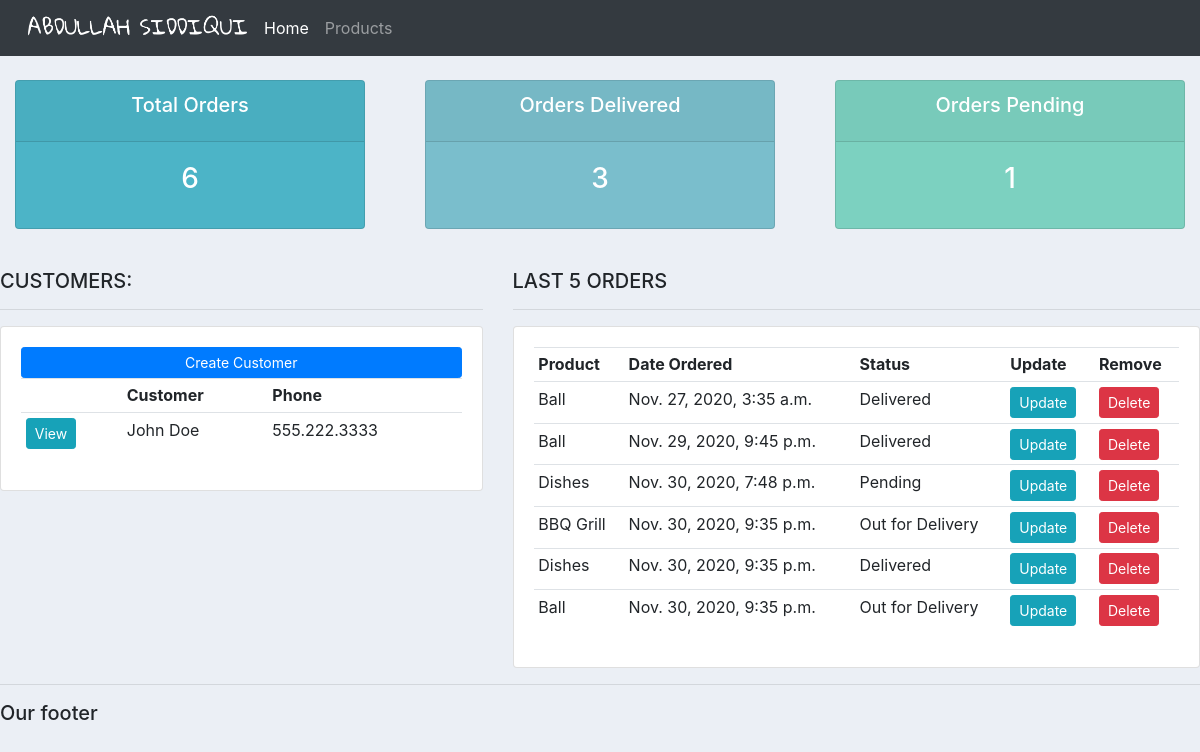
The page / on the database its author committed.
### accounts/models.py (models this page shows, shortened)
class Customer(models.Model):
    name = models.CharField(max_length=200, null=True)
    phone = models.CharField(max_length=200, null=True)
    email = models.EmailField(max_length=200, null=True)
    date_created = models.DateTimeField(auto_now_add=True, null=True)

class Order(models.Model):
    STATUS = (
        ('Pending', 'Pending'),
        ('Out for Delivery', 'Out for Delivery'),
        ('Delivered', 'Delivered')
    )
    customer = models.ForeignKey(Customer, null=True, on_delete=models.SET_NULL)
    product = models.ForeignKey(Product, null=True, on_delete=models.SET_NULL)
    date_created = models.DateTimeField(auto_now_add=True, null=True)
    status = models.CharField(max_length=200, null=True, choices=STATUS)
    note = models.CharField(max_length=1000, null=True)

class Product(models.Model):
    CATEGORY = (
        ('Indoor', 'Indoor'),
        ('Outdoor', 'Outdoor')
    )
    name = models.CharField(max_length=200, null=True)
    price = models.FloatField(null=True)
    category = models.CharField(max_length=200, null=True, choices=CATEGORY)
    description = models.CharField(max_length=200, null=True, blank=True)
    date_created = models.DateTimeField(auto_now_add=True, null=True)
    tags = models.ManyToManyField(Tag)
    def __str__(self):
        return self.name

### accounts/views.py (the view)
# urls.py: path('', views.home, name='home'),
def home(request):
    orders = Order.objects.all()
    customers = Customer.objects.all()
    total_customers = customers.count()
    total_orders = orders.count()
    delivered = orders.filter(status='Delivered').count()
    pending = orders.filter(status='Pending').count()
    context = {
        'orders': orders,
        'customers': customers,
        'total_orders': total_orders,
        'delivered': delivered,
        'pending': pending
    }
    return render(request, 'accounts/dashboard.html', context)

### accounts/templates/accounts/dashboard.html
{% extends 'accounts/base.html' %}
{% block content %}
{% include 'accounts/status.html' %}
    <br>
    <div class="row">
	<div class="col-md-5">
		<h5>CUSTOMERS:</h5>
		<hr>
		<div class="card card-body">
			<a class="btn btn-primary  btn-sm btn-block" href="">Create Customer</a>
			<table class="table table-sm">
				<tr>
                    <th></th>
					<th>Customer</th>
					<th>Phone</th>
				</tr>
                {% for customer in customers %}
                    <tr>
                        <td><a class="btn btn-sm btn-info" href="{% url 'customer' customer.id %}">View</a></td>
                        <td>{{ customer.name }}</td>
                        <td>{{ customer.phone }}</td>
                    </tr>
                {% endfor %}
			</table>
		</div>
	</div>
	<div class="col-md-7">
		<h5>LAST 5 ORDERS</h5>
		<hr>
		<div class="card card-body">
			<table class="table table-sm">
				<tr>
					<th>Product</th>
					<th>Date Ordered</th>
					<th>Status</th>
					<th>Update</th>
					<th>Remove</th>
				</tr>
                {% for order in orders %}
                    <tr>
                        <td>{{ order.product }}</td>
                        <td>{{ order.date_created }}</td>
                        <td>{{ order.status }}</td>
                        <td><a class="btn btn-sm btn-info" href="{% url 'update-order' order.id %}">Update</a></td>
                        <td><a class="btn btn-sm btn-danger" href="{% url 'delete-order' order.id %}">Delete</a></td>
                    </tr>
                {% endfor %}
			</table>
		</div>
	</div>
</div>
{% endblock %}

### accounts/templates/accounts/base.html (shortened to what this page needs)
{% load static %}
<!DOCTYPE html>
<html lang="en">
<head>
    <link rel="stylesheet" href="https://maxcdn.bootstrapcdn.com/bootstrap/4.0.0/css/bootstrap.min.css">
    <link rel="stylesheet" href="{% static '/css/style.css' %}">
</head>
<body>
    {% include 'accounts/navbar.html' %}
    {% block content %}
    {% endblock %}
    <hr>
    <h5>Our footer</h5>
</body>
</html>

### accounts/templates/accounts/navbar.html (shortened to what this page needs)
{% load static %}
<nav class="navbar navbar-expand-lg navbar-dark bg-dark">
  <img src="{% static 'images/logo.png' %}" id="logo">
  <div class="collapse navbar-collapse" id="navbarNav">
    <ul class="navbar-nav">
      <li class="nav-item active">
        <a class="nav-link" href="{% url 'home' %}">Home</a>
      </li>
      <li class="nav-item">
        <a class="nav-link" href="{% url 'products' %}">Products</a>
      </li>
    </ul>
  </div>
</nav>

### accounts/templates/accounts/status.html
<br>
<div class="row">
	<div class="col">
		<div class="col-md">
			<div class="card text-center text-white  mb-3" id="total-orders">
			  	<div class="card-header">
			  		<h5 class="card-title">Total Orders</h5>
			  	</div>
			  	<div class="card-body">
			    	<h3 class="card-title">{{ total_orders }}</h3>
			  	</div>
			</div>
		</div>
	</div>
	<div class="col">
		<div class="col-md">
			<div class="card text-center text-white  mb-3" id="orders-delivered">
			  	<div class="card-header">
			  		<h5 class="card-title">Orders Delivered</h5>
			  	</div>
			  	<div class="card-body">
			    	<h3 class="card-title">{{ delivered }}</h3>
			  	</div>
			</div>
		</div>
	</div>
	<div class="col">
		<div class="col-md">
			<div class="card text-center text-white  mb-3" id="orders-pending">
			  	<div class="card-header">
			  		<h5 class="card-title">Orders Pending</h5>
			  	</div>
			  	<div class="card-body">
			    	<h3 class="card-title">{{ pending }}</h3>
			  	</div>
			</div>
		</div>
	</div>
</div>

### static/css/style.css (style rules this page uses)
#logo { width: 240px; padding-bottom: -1px; }
body { background-color: #ebeff5; }
#total-orders { background-color: #4cb4c7; }
#orders-delivered { background-color: #7abecc; }
#orders-pending { background-color: #7CD1C0; }

### rows shown on the page
Customer: name "John Doe", phone "555.222.3333"
Order: product "Ball", date_created "Nov. 27, 2020, 3:35 a.m.", status "Delivered"
Order: product "Ball", date_created "Nov. 29, 2020, 9:45 p.m.", status "Delivered"
Order: product "Dishes", date_created "Nov. 30, 2020, 7:48 p.m.", status "Pending"
Order: product "BBQ Grill", date_created "Nov. 30, 2020, 9:35 p.m.", status "Out for Delivery"
Order: product "Dishes", date_created "Nov. 30, 2020, 9:35 p.m.", status "Delivered"
Order: product "Ball", date_created "Nov. 30, 2020, 9:35 p.m.", status "Out for Delivery"

### other values the page prints
{{ total_orders }} "6"
{{ delivered }} "3"
{{ pending }} "1"
